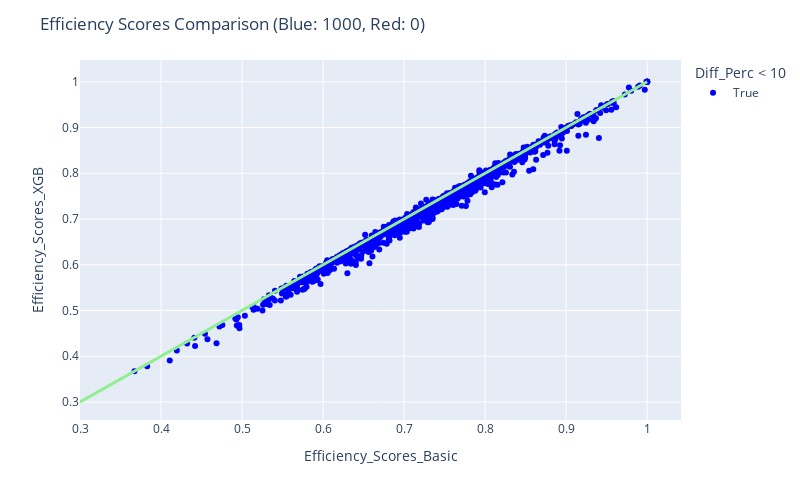

The cell this chart's notebook holds for it:
### Code cell
fig = px.scatter(res_xgb, x="Efficiency_Scores_Basic", y="Efficiency_Scores_XGB", color = "Diff_Perc < 10", color_discrete_map= {True:"blue", False: "red"},
                 hover_data=["Efficiency_Scores_Basic", "Efficiency_Scores_XGB", "Diff_Perc"] + [res_xgb.index])

fig.add_traces(
    list(px.line(x = np.linspace(0.3, 1, num=2), y = np.linspace(0.3, 1, num=2)).select_traces())
)

fig.update_traces(line_color='lightgreen', line_width=3)

fig.update_layout(
    autosize=False,
    width=800,
    height=500,
    title_text=f"Efficiency Scores Comparison (Blue: {blue}, Red: {red})",
)

fig.show()

### Figure 1 — Plotly figure (JSON) as saved in the notebook; plotly's stock layout.template omitted (floating-point values rounded to 4 significant figures; data arrays with more than 128 entries replaced by an {"elided": "..."} marker saying what was removed)
{"data": [{"customdata": {"elided": "1000x2 mixed values"}, "hovertemplate": "Diff_Perc < 10=True<br>Efficiency_Scores_Basic=%{x}<br>Efficiency_Scores_XGB=%{y}<br>Diff_Perc=%{customdata[0]}<br>index=%{customdata[1]}<extra></extra>", "legendgroup": "True", "line": {"color": "lightgreen", "width": 3}, "marker": {"color": "blue", "symbol": "circle"}, "mode": "markers", "name": "True", "orientation": "v", "showlegend": true, "type": "scatter", "x": {"elided": "1000 float values"}, "xaxis": "x", "y": {"elided": "1000 float values"}, "yaxis": "y"}, {"hovertemplate": "x=%{x}<br>y=%{y}<extra></extra>", "legendgroup": "", "line": {"color": "lightgreen", "dash": "solid", "width": 3}, "marker": {"symbol": "circle"}, "mode": "lines", "name": "", "orientation": "v", "showlegend": false, "type": "scatter", "x": [0.3, 1], "xaxis": "x", "y": [0.3, 1], "yaxis": "y"}], "layout": {"autosize": false, "height": 500, "legend": {"title": {"text": "Diff_Perc < 10"}, "tracegroupgap": 0}, "margin": {"t": 60}, "title": {"text": "Efficiency Scores Comparison (Blue: 1000, Red: 0)"}, "width": 800, "xaxis": {"anchor": "y", "autorange": true, "domain": [0, 1], "range": [0.3, 1.042], "title": {"text": "Efficiency_Scores_Basic"}, "type": "linear"}, "yaxis": {"anchor": "x", "autorange": true, "domain": [0, 1], "range": [0.2607, 1.048], "title": {"text": "Efficiency_Scores_XGB"}, "type": "linear"}}}
